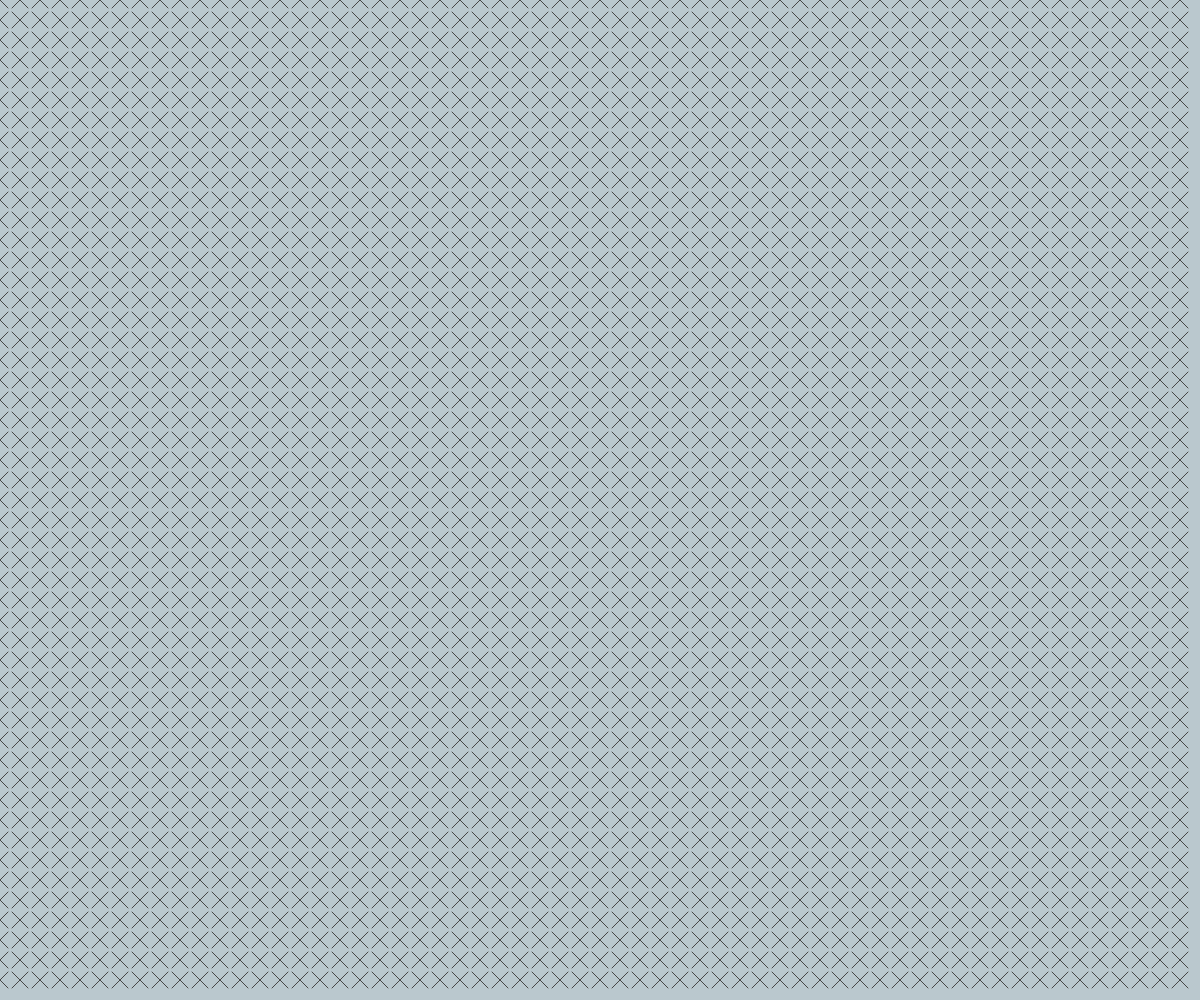
Frame 1 (no input)
Frame 60 (no input): identical to frame 1, image omitted
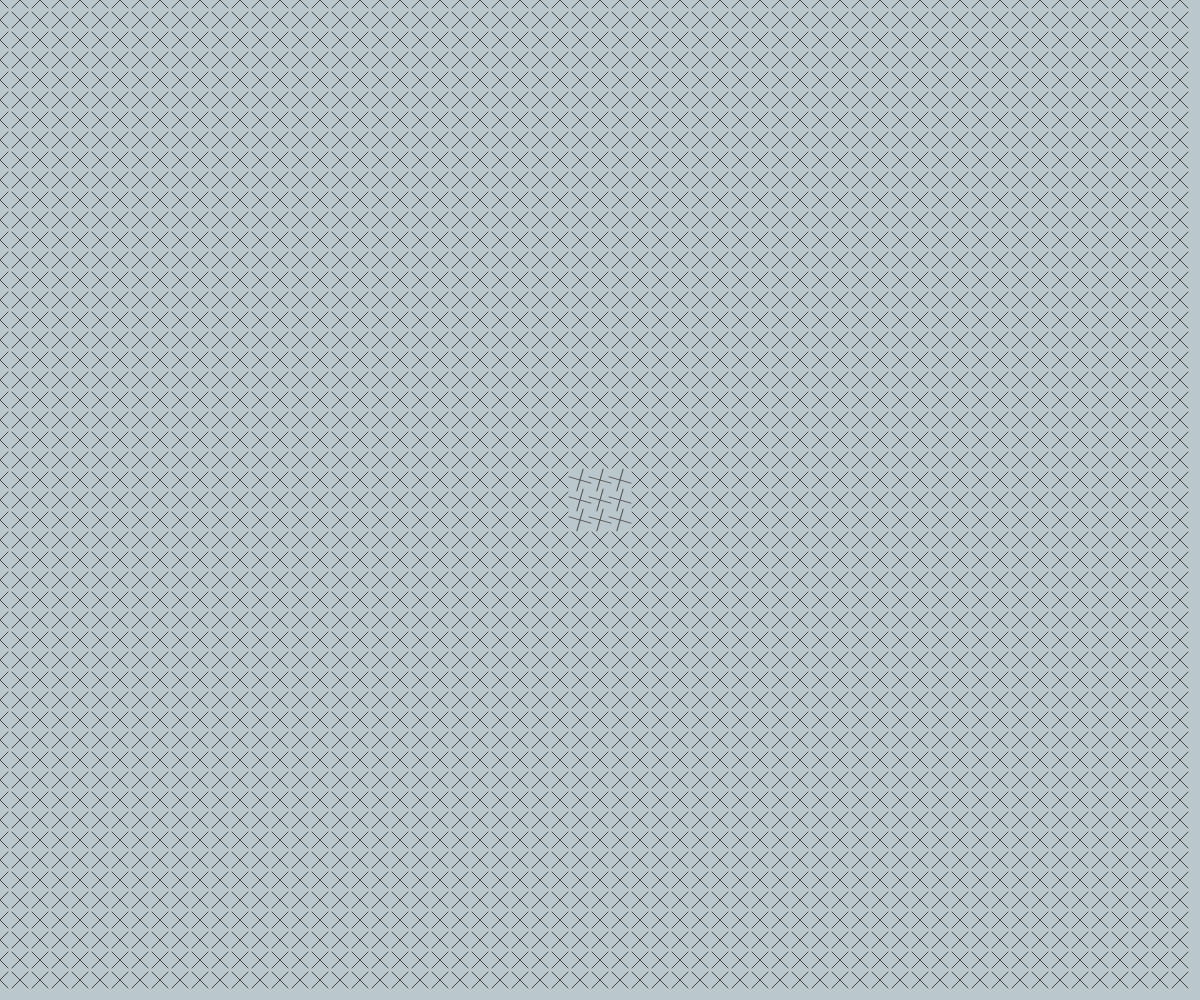
Frame 120 (the mouse pressed at the canvas centre since frame 60)

The p5.js sketch that drew these frames (run headless with seeded random() and noise() and a simulated clock; from frame 60 on, the mouse is pressed at the canvas centre):

// p5.js sketch
// ── sketch.js
let distMouse = 30;
let size = 20;
let offset = 4; 
let cols;
let rows;
let blocks = [];
let baseColor = 70;
let lightColor = 255;

function setup() {
  createCanvas (window.innerWidth, window.innerHeight);
  rectMode(CENTER);
  angleMode(DEGREES);
  cols = width/size;
  rows = height/size;

  for (let i=0; i<cols; i++) {
    blocks[i] = [];
    for (let j=0; j<rows; j++) {
      blocks[i][j] = new Block(i*size, j*size);
    }
  }
}

function draw() {
  background('#bac8ce');
  for (let i=0; i<cols; i++) {
    for (let j=0; j<rows; j++) {
      blocks[i][j].move();
      blocks[i][j].display();
    }
  }
}
// ── block.js
class Block {
  constructor(x, y) {
    this.x = x;
    this.y = y;
    this.angle = 0;
    this.c = 70;
  }

  display() {
    noFill();
    stroke(this. c);
    push();
    translate(this.x, this.y);
    rotate(this.angle);
    // this.drawRect();
    // this.drawX();

    if (this.angle > 0 && this.angle < 45) {
      this.drawRect();
    } else {
      this.drawX();
    }
    
    pop();
  }

  move() {
    // if mouse is moving check distance
    let distance;
    if (pmouseX - mouseX != 0 || pmouseY - mouseY != 0) {
      distance = dist(mouseX, mouseY, this.x, this.y);
      // print(distance)
      if (distance < distMouse) {
        this.angle += 1;
        this.c = 255;
      }
    }

    // if squares are rotating continue
    if (this.angle > 0 && this.angle < 91) {
      this.angle += 1;
      if (this.c > 70) {
        this.c -= 3; 
      }
    } else {
      this.angle = 0;
      this.c = 70;
    }
  }

  drawRect() {
    rect(0, 0, size - offset, size - offset);
  }

  drawX() {
    let margin = -size/2;
    line(margin+offset/2,margin+offset/2, margin+size-offset/2, margin+size-offset/2);
    line(margin+size-offset/2, margin+offset/2, margin+offset/2, margin+size-offset/2);
  }

}


// HOMEWORK

// create different shapes
// create different colors
// create different sspeeds for rotation
// ── styles.css
body {
  overflow: hidden;
  margin: 0;
  display: flex;
  justify-content: center;
  align-items: center;
  height: 100vh;
}
